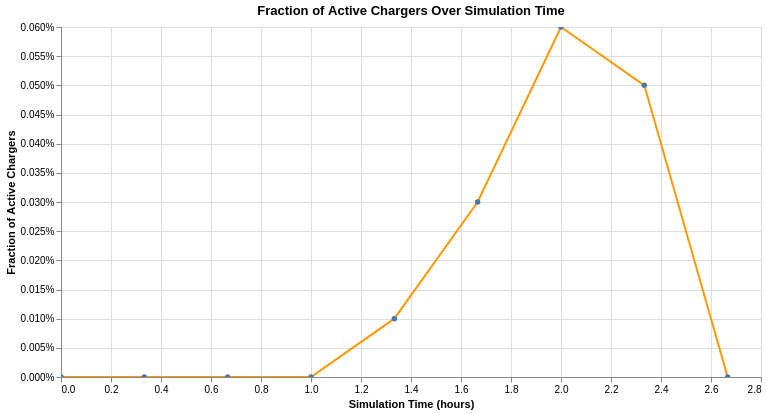

Notebook cell for this chart:
### Markdown cell above
## Charger Activity

### Code cell
# Fraction of all chargers active at each snapshot
activity_time = (
    chargers
    .group_by('SimHour')
    .agg(
        ((pl.col('Utilization') > 0).sum() / pl.col('ChargerId').count()).alias('ActiveFraction')
    )
    .sort('SimHour')
    .to_pandas()
)

alt.Chart(activity_time).mark_line(point=True, color='#ff9800', strokeWidth=2).encode(
    x=alt.X('SimHour:Q', title='Simulation Time (hours)'),
    y=alt.Y('ActiveFraction:Q', title='Fraction of Active Chargers', axis=alt.Axis(format='%')),
    tooltip=[
        alt.Tooltip('SimHour:Q', title='Hour'),
        alt.Tooltip('ActiveFraction:Q', title='Active Fraction', format='.2%'),
    ]
).properties(
    title='Fraction of Active Chargers Over Simulation Time',
    width=700, height=350
).interactive()

### Figure 1 — Vega specification as saved in the notebook (floating-point values rounded to 4 significant figures)
{"$schema": "https://vega.github.io/schema/vega/v6.json", "data": [{"name": "param_1e9efca18e7a2868_store"}, {"name": "source_0", "values": [{"ActiveFraction": 0.0, "SimHour": 0.0}, {"ActiveFraction": 0.0, "SimHour": 0.3333}, {"ActiveFraction": 0.0, "SimHour": 0.6667}, {"ActiveFraction": 0.0, "SimHour": 1.0}, {"ActiveFraction": 0.0001, "SimHour": 1.333}, {"ActiveFraction": 0.0003, "SimHour": 1.667}, {"ActiveFraction": 0.0006, "SimHour": 2.0}, {"ActiveFraction": 0.0005, "SimHour": 2.333}, {"ActiveFraction": 0.0, "SimHour": 2.667}]}, {"name": "data_0", "values": [{"ActiveFraction": 0.0, "SimHour": 0.0}, {"ActiveFraction": 0.0, "SimHour": 0.3333}, {"ActiveFraction": 0.0, "SimHour": 0.6667}, {"ActiveFraction": 0.0, "SimHour": 1.0}, {"ActiveFraction": 0.0001, "SimHour": 1.333}, {"ActiveFraction": 0.0003, "SimHour": 1.667}, {"ActiveFraction": 0.0006, "SimHour": 2.0}, {"ActiveFraction": 0.0005, "SimHour": 2.333}, {"ActiveFraction": 0.0, "SimHour": 2.667}]}], "signals": [{"name": "unit", "value": {}, "on": [{"events": "pointermove", "update": "isTuple(group()) ? group() : unit"}]}, {"name": "param_1e9efca18e7a2868", "update": "vlSelectionResolve(\"param_1e9efca18e7a2868_store\", \"union\")"}, {"name": "param_1e9efca18e7a2868_SimHour", "on": [{"events": [{"source": "view", "type": "dblclick"}], "update": "null"}, {"events": {"signal": "param_1e9efca18e7a2868_translate_delta"}, "update": "panLinear(param_1e9efca18e7a2868_translate_anchor.extent_x, -param_1e9efca18e7a2868_translate_delta.x / width)"}, {"events": {"signal": "param_1e9efca18e7a2868_zoom_delta"}, "update": "zoomLinear(domain(\"x\"), param_1e9efca18e7a2868_zoom_anchor.x, param_1e9efca18e7a2868_zoom_delta)"}]}, {"name": "param_1e9efca18e7a2868_ActiveFraction", "on": [{"events": [{"source": "view", "type": "dblclick"}], "update": "null"}, {"events": {"signal": "param_1e9efca18e7a2868_translate_delta"}, "update": "panLinear(param_1e9efca18e7a2868_translate_anchor.extent_y, param_1e9efca18e7a2868_translate_delta.y / height)"}, {"events": {"signal": "param_1e9efca18e7a2868_zoom_delta"}, "update": "zoomLinear(domain(\"y\"), param_1e9efca18e7a2868_zoom_anchor.y, param_1e9efca18e7a2868_zoom_delta)"}]}, {"name": "param_1e9efca18e7a2868_tuple", "on": [{"events": [{"signal": "param_1e9efca18e7a2868_SimHour || param_1e9efca18e7a2868_ActiveFraction"}], "update": "param_1e9efca18e7a2868_SimHour && param_1e9efca18e7a2868_ActiveFraction ? {unit: \"layer_0\", fields: param_1e9efca18e7a2868_tuple_fields, values: [param_1e9efca18e7a2868_SimHour,param_1e9efca18e7a2868_ActiveFraction]} : null"}]}, {"name": "param_1e9efca18e7a2868_tuple_fields", "value": [{"field": "SimHour", "channel": "x", "type": "R"}, {"field": "ActiveFraction", "channel": "y", "type": "R"}]}, {"name": "param_1e9efca18e7a2868_translate_anchor", "value": {}, "on": [{"events": [{"source": "scope", "type": "pointerdown"}], "update": "{x: x(unit), y: y(unit), extent_x: domain(\"x\"), extent_y: domain(\"y\")}"}]}, {"name": "param_1e9efca18e7a2868_translate_delta", "value": {}, "on": [{"events": [{"source": "window", "between": [{"source": "scope", "type": "pointerdown"}, {"source": "window", "type": "pointerup"}], "consume": true, "type": "pointermove"}], "update": "{x: param_1e9efca18e7a2868_translate_anchor.x - x(unit), y: param_1e9efca18e7a2868_translate_anchor.y - y(unit)}"}]}, {"name": "param_1e9efca18e7a2868_zoom_anchor", "on": [{"events": [{"source": "scope", "type": "wheel", "consume": true}], "update": "{x: invert(\"x\", x(unit)), y: invert(\"y\", y(unit))}"}]}, {"name": "param_1e9efca18e7a2868_zoom_delta", "on": [{"events": [{"source": "scope", "consume": true, "type": "wheel"}], "update": "pow(1.001, event.deltaY * pow(16, event.deltaMode))", "force": true}]}, {"name": "param_1e9efca18e7a2868_modify", "on": [{"events": {"signal": "param_1e9efca18e7a2868_tuple"}, "update": "modify(\"param_1e9efca18e7a2868_store\", param_1e9efca18e7a2868_tuple, true)"}]}], "marks": [{"type": "line", "name": "layer_0_marks", "from": {"data": "source_0"}, "sort": {"field": "x"}, "encode": {"update": {"tooltip": {"signal": "{\"Hour\": format(datum[\"SimHour\"], \"\"), \"Active Fraction\": format(datum[\"ActiveFraction\"], \".2%\")}"}, "strokeWidth": {"value": 2}, "y": {"field": "ActiveFraction", "scale": "y"}, "stroke": {"value": "#ff9800"}, "defined": {"signal": "isValid(datum[\"SimHour\"]) && isFinite(+datum[\"SimHour\"]) && isValid(datum[\"ActiveFraction\"]) && isFinite(+datum[\"ActiveFraction\"])"}, "x": {"field": "SimHour", "scale": "x"}}}, "clip": true, "style": ["line"], "interactive": true}, {"type": "symbol", "name": "layer_1_marks", "from": {"data": "data_0"}, "encode": {"update": {"tooltip": {"signal": "{\"Hour\": format(datum[\"SimHour\"], \"\"), \"Active Fraction\": format(datum[\"ActiveFraction\"], \".2%\")}"}, "y": {"field": "ActiveFraction", "scale": "y"}, "x": {"field": "SimHour", "scale": "x"}, "fill": {"value": "#4c78a8"}, "opacity": {"value": 1}}}, "clip": true, "style": ["point"], "interactive": true}], "scales": [{"name": "x", "type": "linear", "domain": {"fields": [{"data": "source_0", "field": "SimHour"}, {"data": "data_0", "field": "SimHour"}]}, "range": [0, {"signal": "width"}], "domainRaw": {"signal": "param_1e9efca18e7a2868[\"SimHour\"]"}, "nice": true, "zero": false}, {"name": "y", "type": "linear", "domain": {"fields": [{"data": "source_0", "field": "ActiveFraction"}, {"data": "data_0", "field": "ActiveFraction"}]}, "range": [{"signal": "height"}, 0], "nice": true, "zero": true, "domainRaw": {"signal": "param_1e9efca18e7a2868[\"ActiveFraction\"]"}}], "axes": [{"scale": "x", "grid": true, "orient": "bottom", "labels": false, "gridScale": "y", "tickCount": {"signal": "ceil(width/40)"}, "maxExtent": 0, "minExtent": 0, "ticks": false, "zindex": 0, "aria": false, "domain": false}, {"scale": "y", "gridScale": "x", "ticks": false, "labels": false, "domain": false, "aria": false, "zindex": 0, "grid": true, "orient": "left", "minExtent": 0, "maxExtent": 0, "tickCount": {"signal": "ceil(height/40)"}}, {"scale": "x", "orient": "bottom", "zindex": 0, "labelOverlap": true, "title": "Simulation Time (hours)", "tickCount": {"signal": "ceil(width/40)"}, "grid": false, "labelFlush": true}, {"scale": "y", "grid": false, "tickCount": {"signal": "ceil(height/40)"}, "title": "Fraction of Active Chargers", "orient": "left", "labelOverlap": true, "zindex": 0, "format": "%"}], "title": {"text": "Fraction of Active Chargers Over Simulation Time", "frame": "group"}, "background": "white", "padding": 5, "height": 350, "style": "cell", "width": 700}
